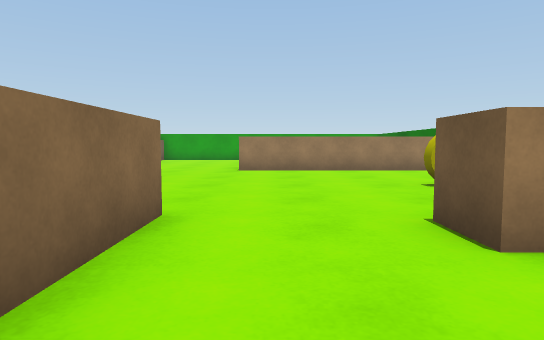
[1] (above)

20 first-person views from a walk through a 3-D level made in the Unity game engine. The camera is 0.72 m above the floor, tilts 4° down and sees 75° across. The floor is counted in squares, 1 m on a side. Each view is taken from the middle of a square. On the plan, view 1 faces up. The plan holds only what a view shows up to about 11 squares ahead; the rest is blank. The player is left out.

[2]
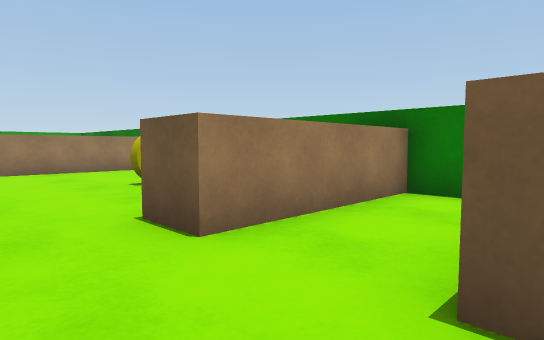

[3]
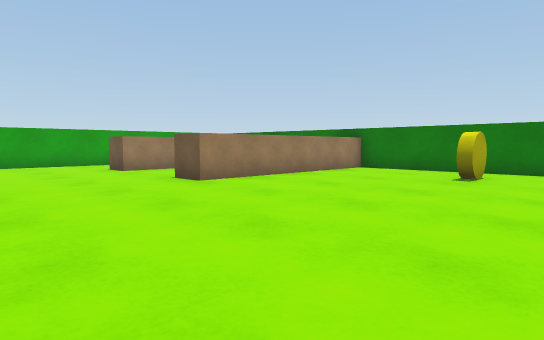

[4]
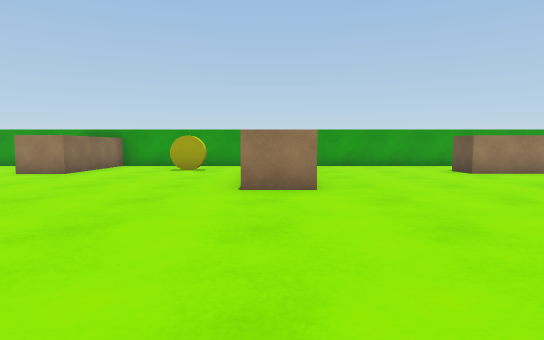

[5]
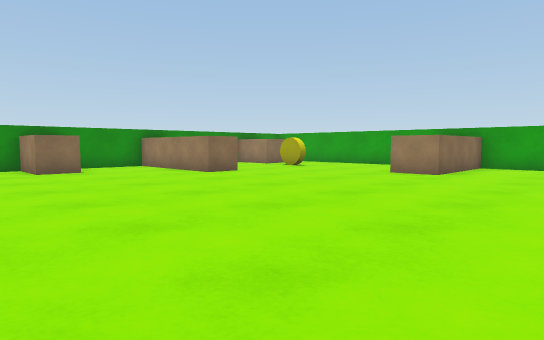

[6]
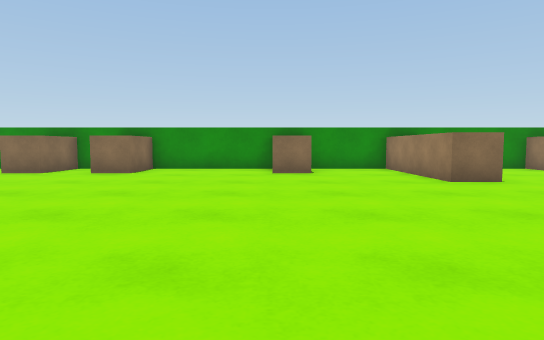

[7]
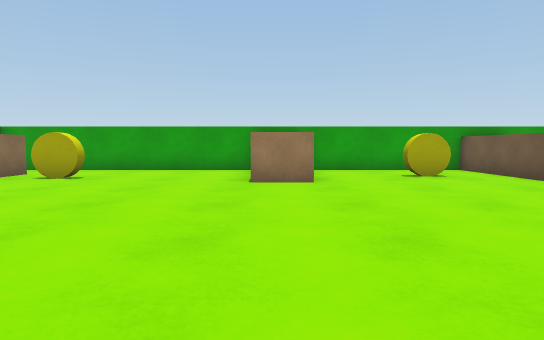

[8]
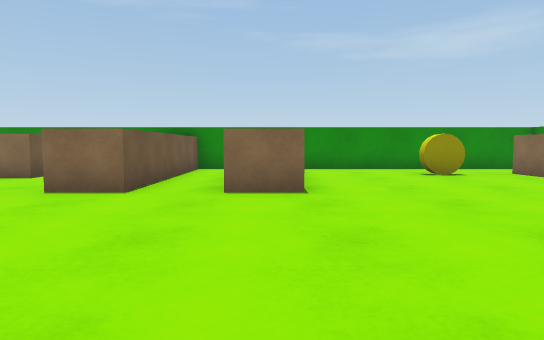

[9]
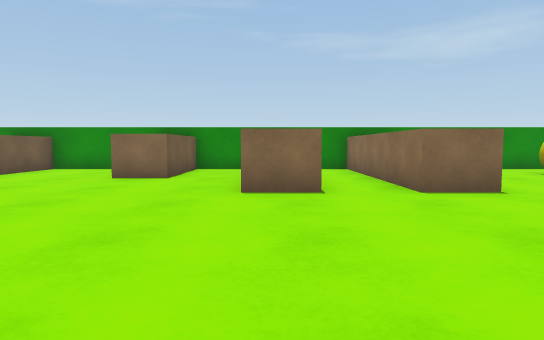

[10]
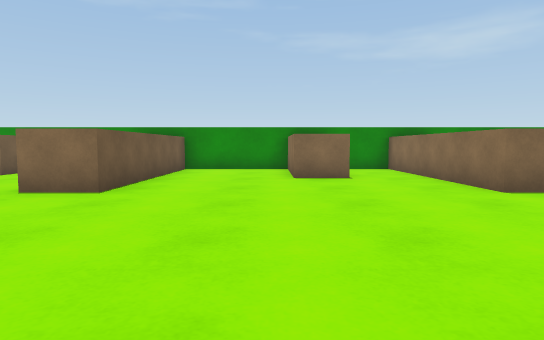

[11]
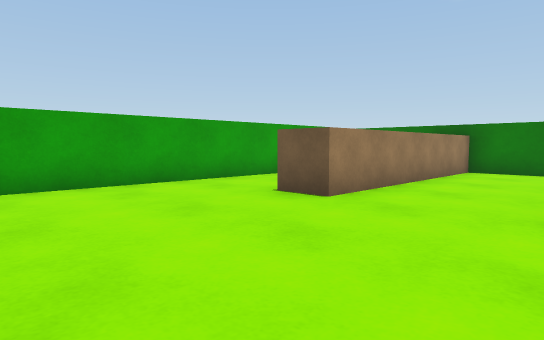

[12]
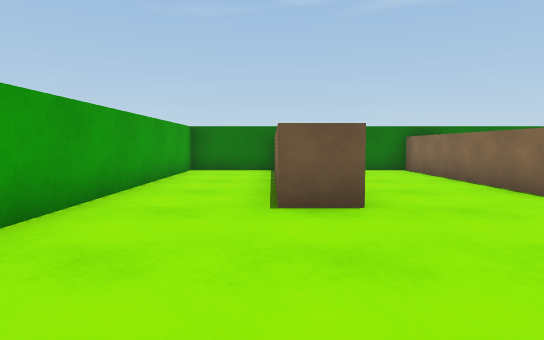

[13]
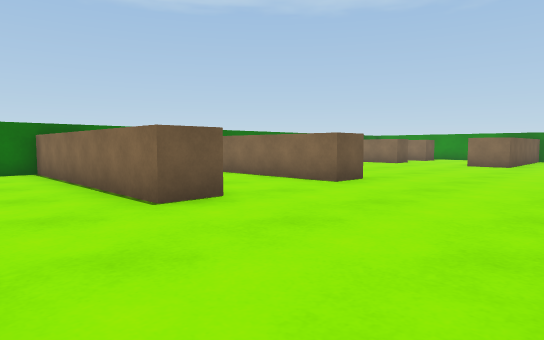

[14]
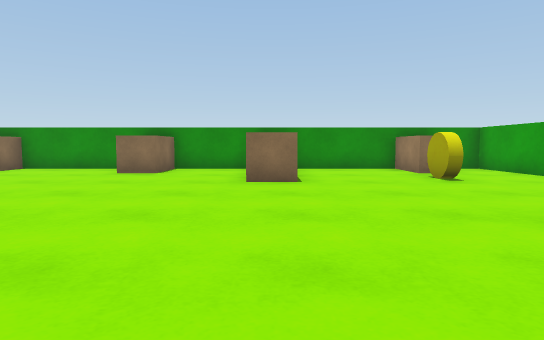

[15]
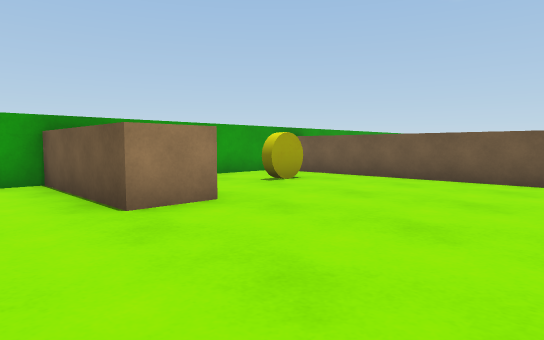

[16]
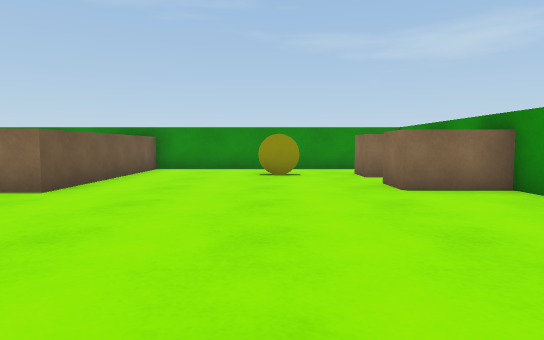

[17]
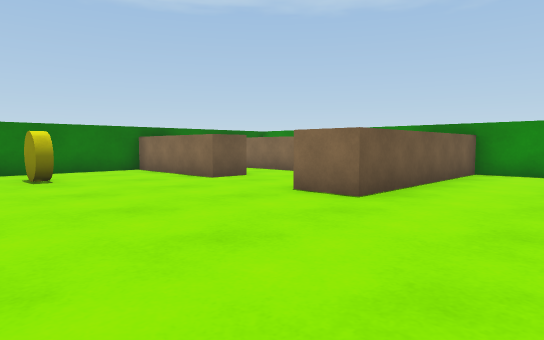

[18]
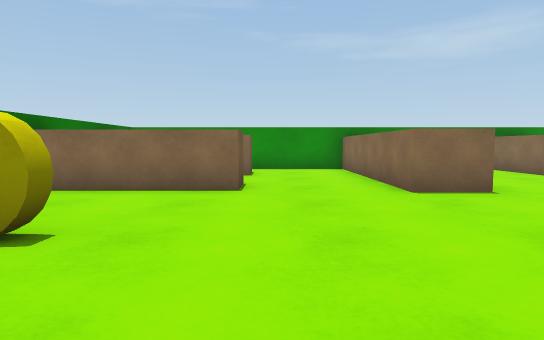

[19]
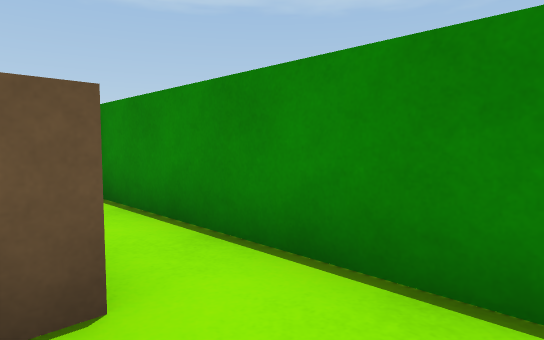

[20]
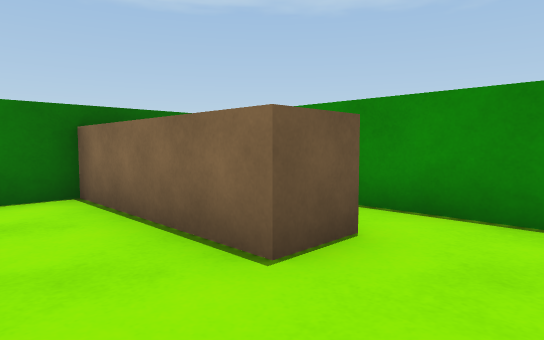

### Floor plan
Points are (right, up) in squares from view 1. A wall is a line through its corners. A room is listed if a view was taken in it or the views show most of it. See-through windows are left out.
Room 1 (views 1, 2, 19, 20)
walls: (1.5, -0.6) (1.5, 0.5) (5.2, 0.5) (5.2, 2.3) (1.5, 2.3); (-1.1, 2.4) (-1.1, -0.5)
ways out: opening at (0.5, 3) to room 2; opening at (0.5, 0) to room 3
Room 2 (views 3, 4, 5, 6, 7, 8, 9, 10, 11, 12, 13, 14, 15, 16, 17, 18)
walls: (-5.2, 10.7) (-6.5, 10.7) (-6.5, 17.3) (-11.3, 17.3) (-11.3, 13.8) (-12.4, 13.8) (-12.4, 17.3) (-19.9, 17.3) (-19.9, 16.8); (-15.9, 11.6) (-15.9, 10.7) (-19.9, 10.7) (-19.9, 3.1); (1.5, 2.3) (1.5, 3.3) (5.2, 3.3) (5.2, 9.4); (-19.9, 1.5) (-19.9, 1); (-19.9, 14.9) (-19.9, 11.8); (4.6, 10.1) (-0.9, 10.1) (-0.9, 11.1) (5.2, 11.1) (5.2, 13.8) (-0.9, 13.8) (-0.9, 14.9) (5.2, 14.9) (5.2, 17.3) (-4.2, 17.3); (-19.4, -1.7) (-12.4, -1.7) (-12.4, 3.6) (-11.3, 3.6) (-11.3, -1.7) (-9.8, -1.7) (-9.8, 3.6) (-8.5, 3.6) (-8.5, -1.7) (-6.7, -1.7) (-6.7, 1.2) (-5.5, 1.2) (-5.5, -1.7) (-2.4, -1.7) (-2.4, 3.6) (-1.1, 3.6) (-1.1, 2.4)
ways out: opening at (0.5, 3) to room 1
objects: orange block (-19, 0) to (-18, 1); orange block (-19, 3) to (-18, 3); orange block (-19, 7) to (-18, 8); orange block (-19, 15) to (-18, 16); yellow coin (-17, 15); yellow coin (-16, 0); yellow coin (-8, 15); yellow coin (3, 6)
Room 3 (no view inside)
walls: (-1.1, -0.5) (-1.1, -1.7) (5, -1.7)
ways out: opening at (0.5, 0) to room 1

Positions as (right, up) in squares from view 1, and headings:
1: (0, 0), facing up
2: (0, 0), facing up-right
3: (-5, 4), facing up-right
4: (-6, 5), facing up
5: (-8, 5), facing up-left
6: (-9, 7), facing left
7: (-12, 7), facing up
8: (-12, 9), facing down
9: (-9, 9), facing down
10: (-5, 9), facing down
11: (-5, 11), facing up-right
12: (-5, 15), facing right
13: (-5, 17), facing down-right
14: (-9, 11), facing left
15: (-14, 10), facing up-right
16: (-16, 9), facing down
17: (-5, 8), facing down-right
18: (1, 9), facing down
19: (0, 0), facing down-right
20: (0, 2), facing down-right
